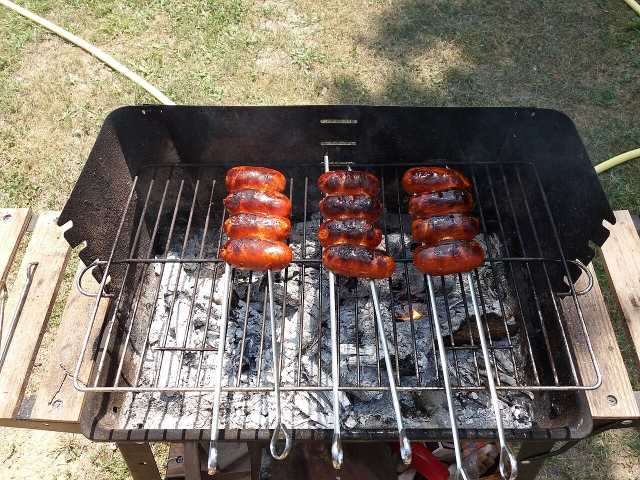
#> input picture data/images/ansots/ansots-ard-che-chorizo-cuire.jpg, 1280 x 960 px (shown at 1/2 size)
$ python -i cards.py   (imports and definitions only)
#> lines starting #> are read from the running program, lines starting #| are printed output that depends on the picture
#> further down, picture is the input picture: PIL image 1280x960 RGB; mean R, G, B 121.5, 112.3, 101.7
"""Share cards — 1200x630 JPEG per page, so a pasted link shows a picture.

A record with a photograph uses it. A record without one borrows from a page it points
at, varied by a hash of its id so neighbouring pages do not all show the same picture,
and the footer says whose photograph it is. With nothing to borrow, the card is drawn.

The scrim measures the picture. A fixed ramp washes out over a pale engraving and sits
too heavy over a dark interior, so photo_ground() reads the mean luminance where the
text actually lands and sets its own strength from that.
"""
import hashlib
import json
import os
import sys

sys.path.insert(0, os.path.dirname(os.path.abspath(__file__)))
import common as C

from PIL import Image, ImageDraw, ImageEnhance, ImageFilter, ImageFont

W, H = 1200, 630
PAD = 68
COL = 690                      # the text column; pictures show to the right of it
INK = (242, 236, 226)
INK2 = (192, 181, 166)
INK3 = (141, 130, 116)
GROUND = (22, 19, 15)
ACCENT = {"place": (76, 138, 224), "region": (76, 138, 224), "dish": (194, 123, 30),
          "drink": (25, 165, 133), "term": (160, 106, 224), "person": (194, 123, 30),
          "org": (160, 106, 224), "event": (25, 165, 133), "story": (224, 138, 126)}

F = "/System/Library/Fonts/Supplemental/"


# [20 lines left out: functions font, wrap, not called in this run]


def photo_ground(img):
    """Darken enough for type to survive, measured where the type lands."""
    box = img.crop((0, 0, COL, H)).convert("L").resize((32, 32))
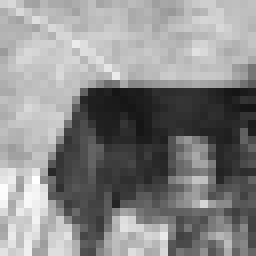
#> box: PIL image 32x32 L (shown 8 times larger); min 20, max 254, mean 136.9
    mean = sum(box.getdata()) / (32 * 32)
#> mean = 136.9
    # A mean that reads fine still loses a letter to one bright highlight, so the floor
    # is high and the blur, not more ink, is what saves the edges.
    plateau = 0.93 if mean > 150 else (0.88 if mean > 90 else 0.80)
#> plateau = 0.88
    scrim = Image.new("L", (W, H), 0)
#> scrim: PIL image 1200x630 L; every value is 0
    d = ImageDraw.Draw(scrim)
    for x in range(0, W, 6):
        a = plateau if x < COL - 120 else max(0.0, plateau * (1 - (x - (COL - 120)) / 320.0))
        d.rectangle([x, 0, x + 6, H], fill=int(255 * a))
    # a band under the footer, full width, so the credit never sits on a highlight
    for i, yy in enumerate(range(H - 150, H, 5)):
        a = 0.86 * min(1.0, (yy - (H - 150)) / 90.0)
        cur = d
        cur.rectangle([0, yy, W, yy + 5], fill=max(int(255 * a),
                                                   scrim.getpixel((W - 4, yy))))
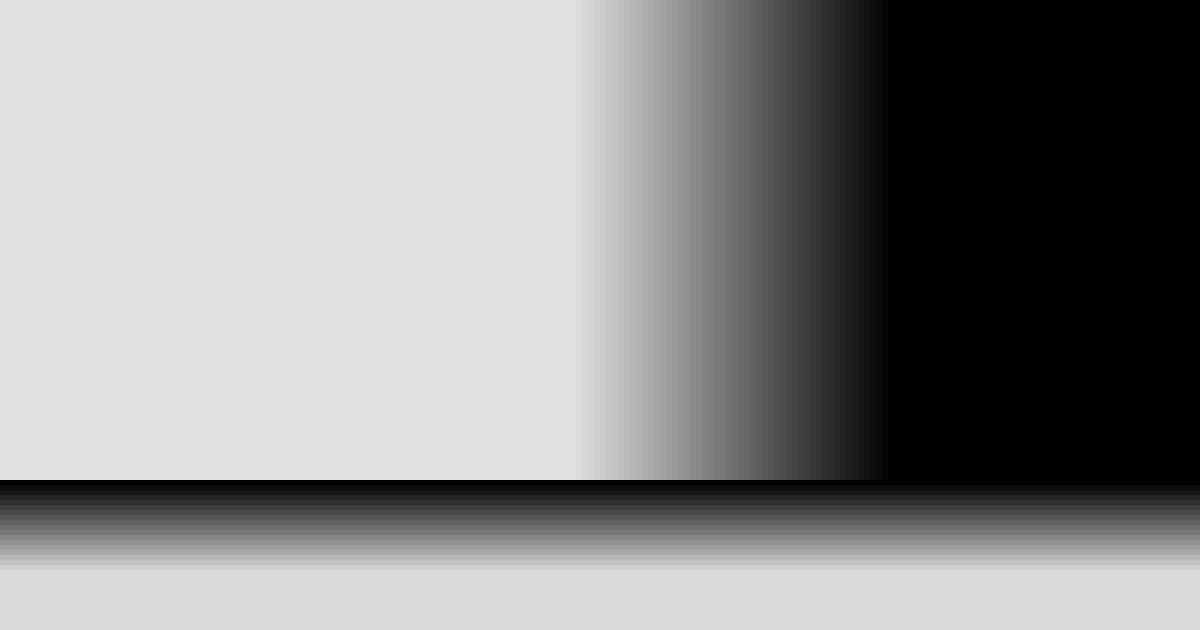
#> scrim: PIL image 1200x630 L; min 0, max 224, mean 139.8
    scrim = scrim.filter(ImageFilter.GaussianBlur(30))
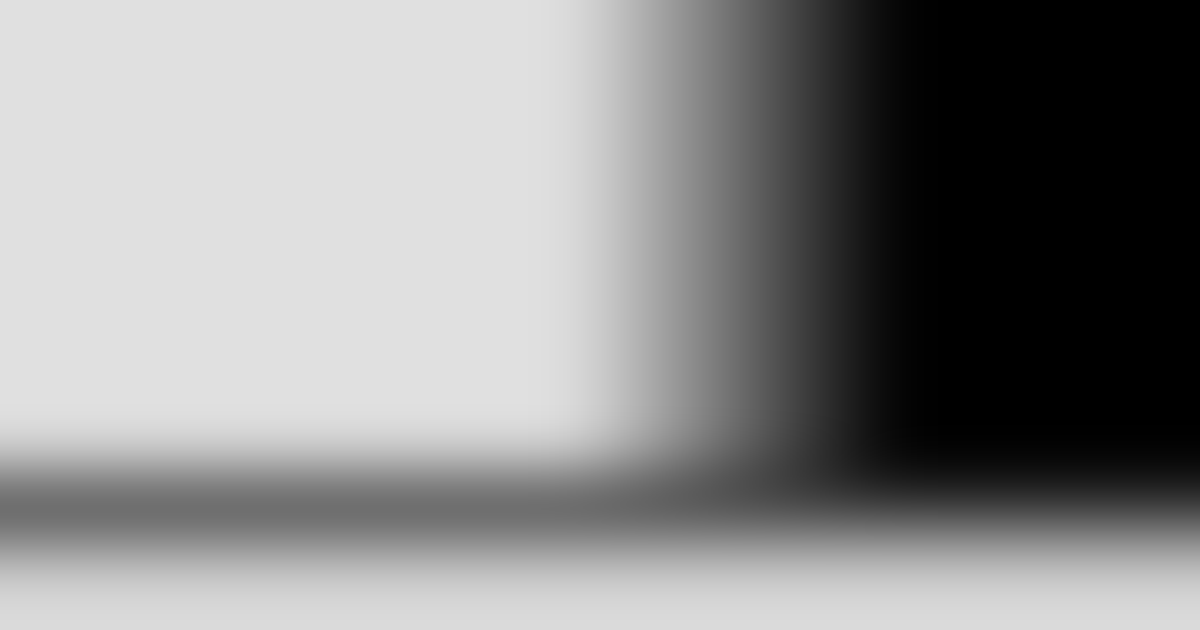
#> scrim: PIL image 1200x630 L; min 0, max 224, mean 139.8
    dark = Image.new("RGB", (W, H), GROUND)
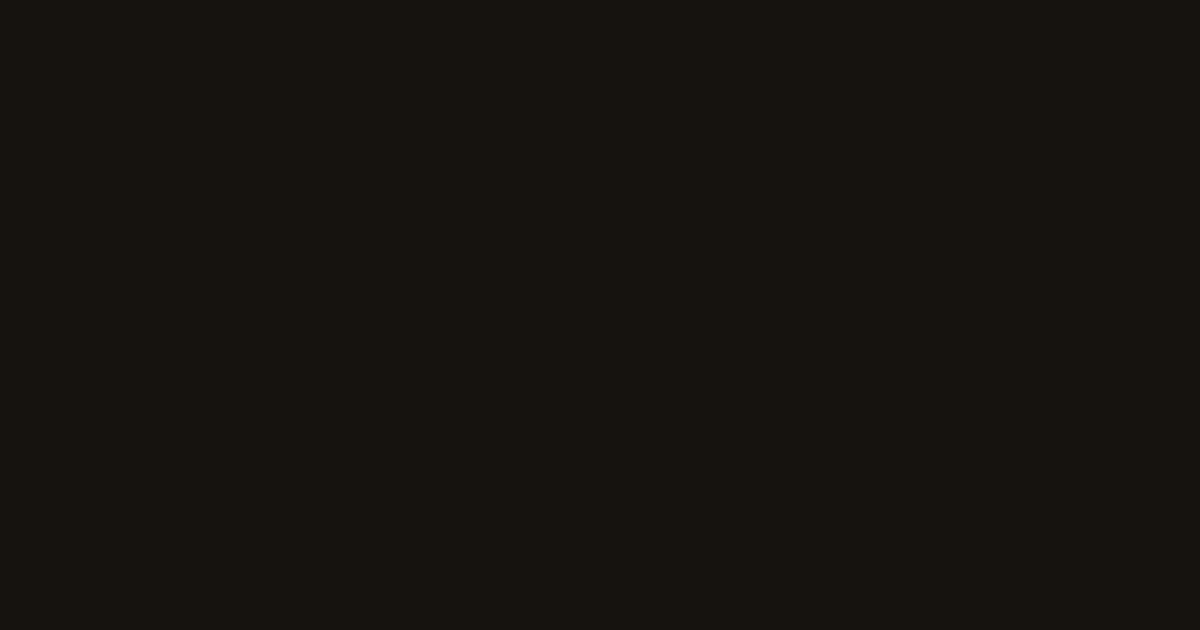
#> dark: PIL image 1200x630 RGB; mean R, G, B 22, 19, 15
    return Image.composite(dark, img, scrim.point(lambda v: v))
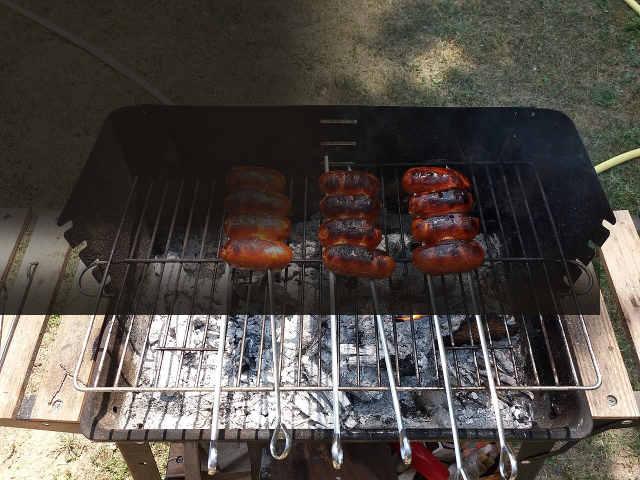
#> returned value: PIL image 1280x960 RGB (shown at 1/2 size); mean R, G, B 82.3, 76.4, 70.5


# [147 lines left out: functions base_image, borrowed, fact_line, card, main, not called in this run]


# [2 lines not run here, left out]

>>> from PIL import Image
>>> picture = Image.open('../data/images/ansots/ansots-ard-che-chorizo-cuire.jpg')
>>> result = photo_ground(picture)

$ run again, on data/images/artzain/artzain-house-carving-lhanson.jpg
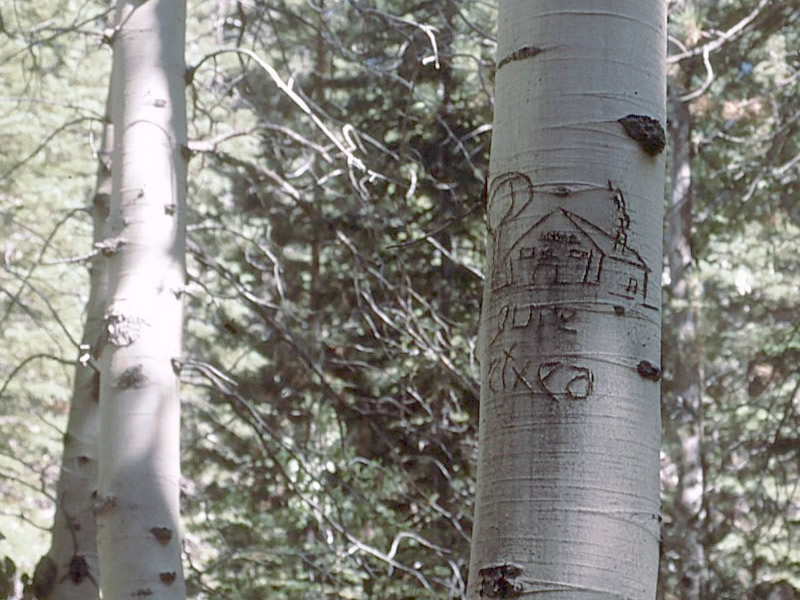
#> input picture data/images/artzain/artzain-house-carving-lhanson.jpg, 800 x 600 px
#> picture is the input picture: PIL image 800x600 RGB; mean R, G, B 133.8, 133, 126.9
#> in photo_ground, `box = img.crop((0, 0, COL, H)).convert("L").resize((32, 32))`:
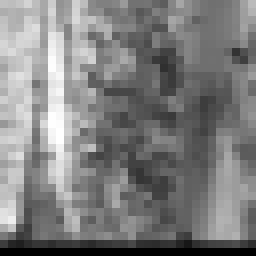
#> box: PIL image 32x32 L (shown 8 times larger); min 0, max 255, mean 126.2
#> mean = 126.2
#> plateau = 0.88
#> in photo_ground, `return Image.composite(dark, img, scrim.point(lambda v: v))`:
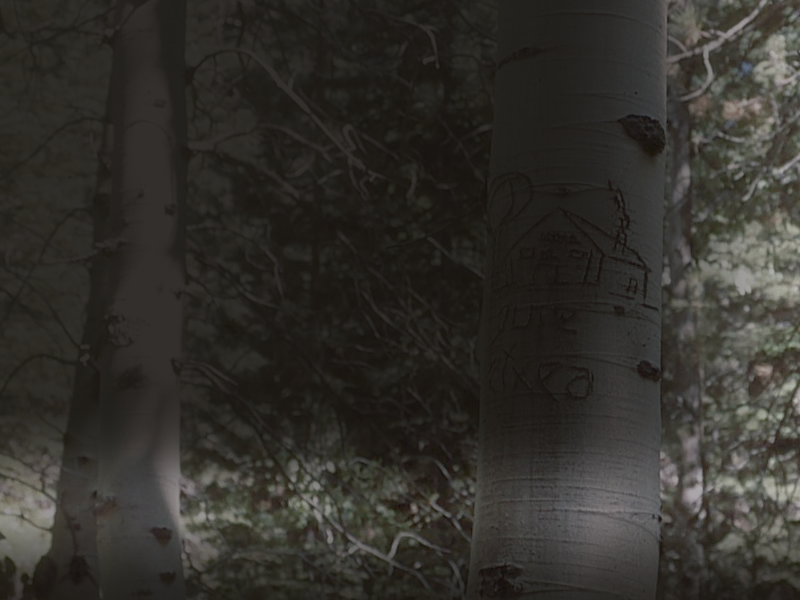
#> returned value: PIL image 800x600 RGB; mean R, G, B 51.2, 48.8, 44.2

$ run again, on data/images/bacalao-al-pil-pil/bacalao-al-pil-pil-bacalao-al-pil-pil-vizcaya.jpg
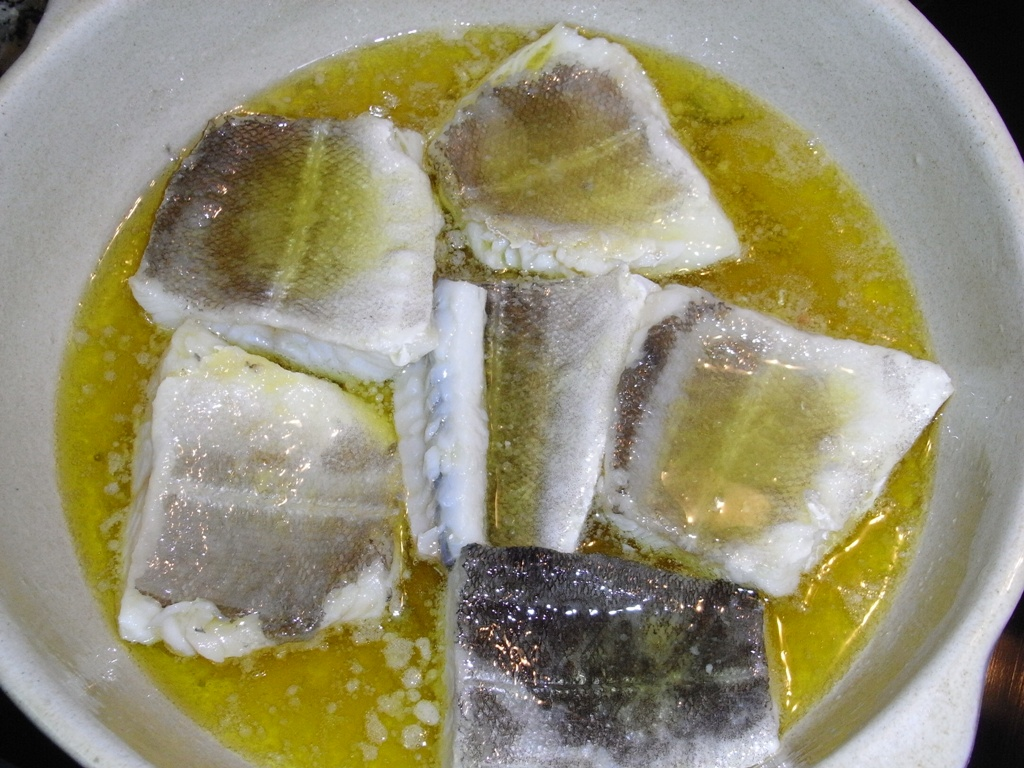
#> input picture data/images/bacalao-al-pil-pil/bacalao-al-pil-pil-bacalao-al-pil-pil-vizcaya.jpg, 1024 x 768 px
#> picture is the input picture: PIL image 1024x768 RGB; mean R, G, B 150.1, 145, 117.2
#> in photo_ground, `box = img.crop((0, 0, COL, H)).convert("L").resize((32, 32))`:
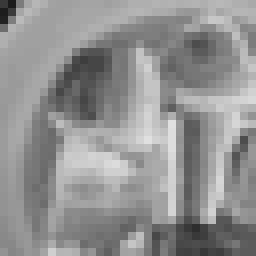
#> box: PIL image 32x32 L (shown 8 times larger); min 26, max 224, mean 145.4
#> mean = 145.4
#> plateau = 0.88
#> in photo_ground, `return Image.composite(dark, img, scrim.point(lambda v: v))`:
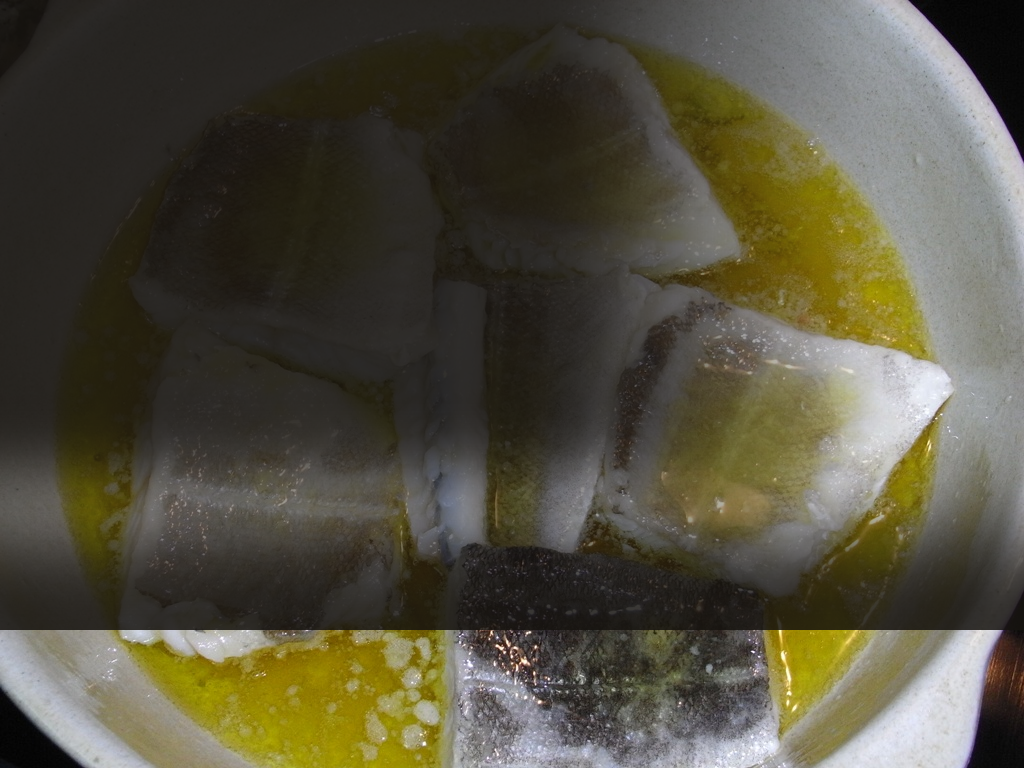
#> returned value: PIL image 1024x768 RGB; mean R, G, B 83.9, 79.9, 63.4

$ run again, on data/images/bacalao-al-pil-pil/bacalao-al-pil-pil-bacalaoalpilpil.jpg
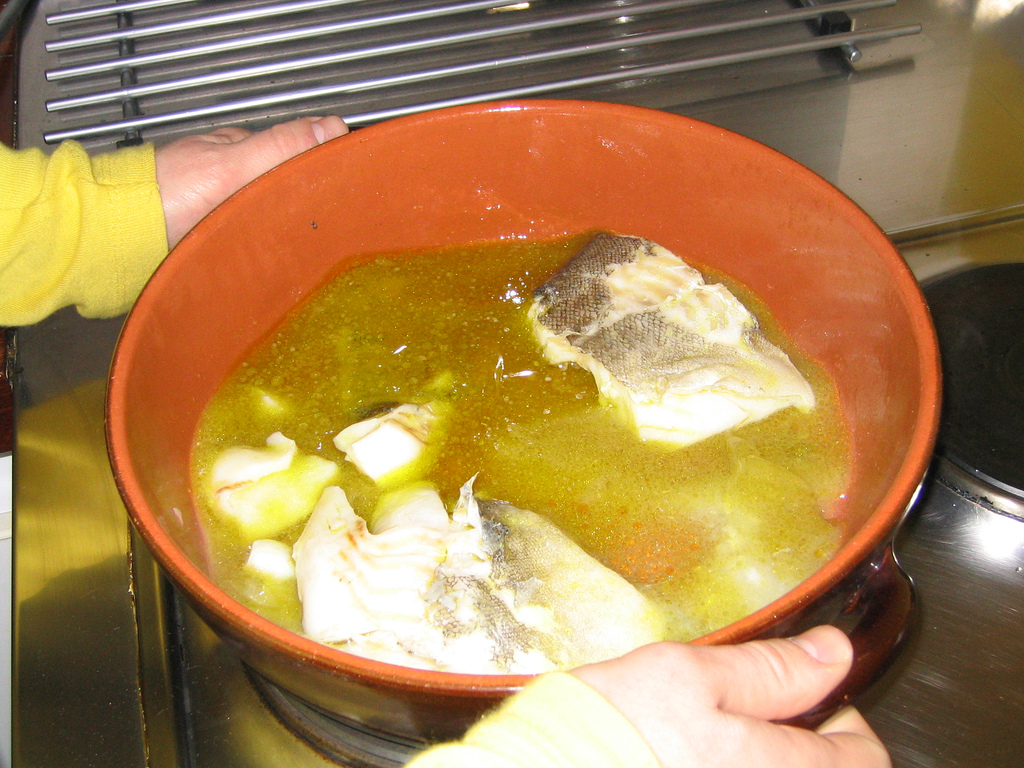
#> input picture data/images/bacalao-al-pil-pil/bacalao-al-pil-pil-bacalaoalpilpil.jpg, 1024 x 768 px
#> picture is the input picture: PIL image 1024x768 RGB; mean R, G, B 168.5, 131.3, 81.8
#> in photo_ground, `box = img.crop((0, 0, COL, H)).convert("L").resize((32, 32))`:
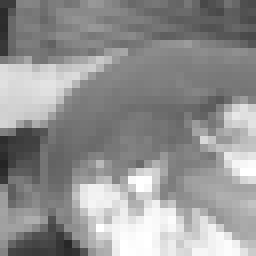
#> box: PIL image 32x32 L (shown 8 times larger); min 36, max 255, mean 146.3
#> mean = 146.3
#> plateau = 0.88
#> in photo_ground, `return Image.composite(dark, img, scrim.point(lambda v: v))`:
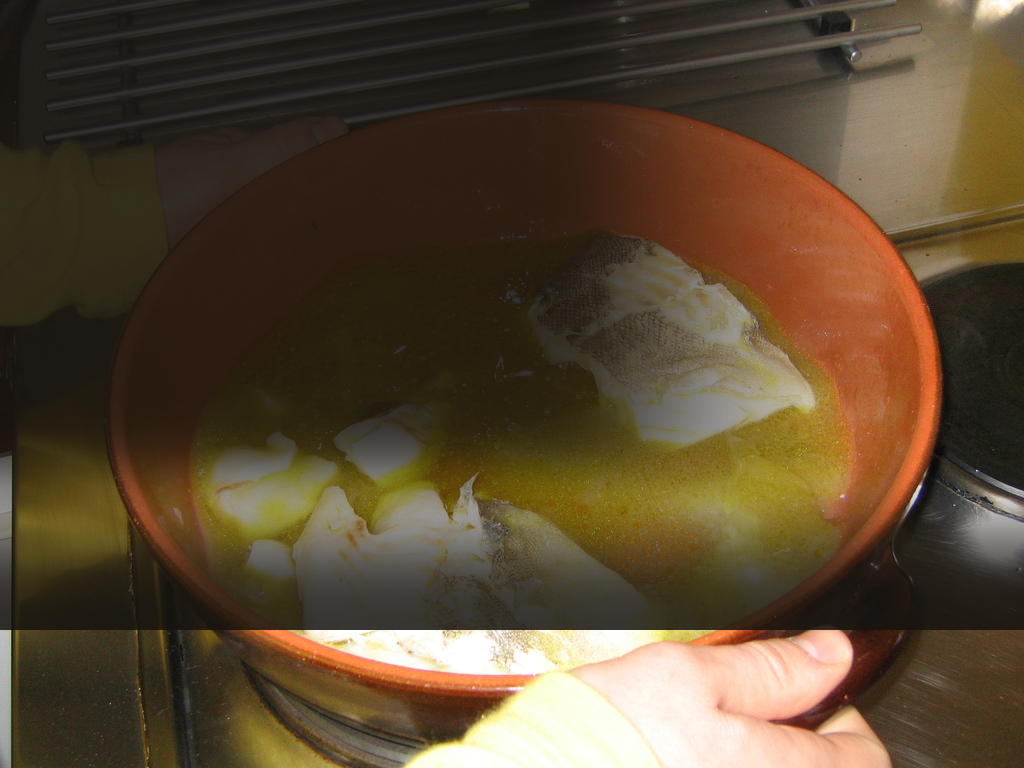
#> returned value: PIL image 1024x768 RGB; mean R, G, B 89.4, 72.1, 49.6
